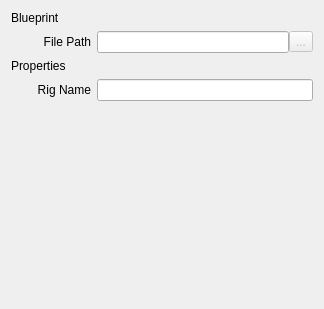
<?xml version="1.0" encoding="UTF-8"?>
<ui version="4.0">
 <class>BlueprintSettings</class>
 <widget class="QWidget" name="BlueprintSettings">
  <property name="geometry">
   <rect>
    <x>0</x>
    <y>0</y>
    <width>324</width>
    <height>309</height>
   </rect>
  </property>
  <property name="windowTitle">
   <string>Blueprint Settings</string>
  </property>
  <layout class="QVBoxLayout" name="verticalLayout">
   <item>
    <widget class="QLabel" name="blueprint_properties_title_2">
     <property name="text">
      <string>Blueprint</string>
     </property>
     <property name="cssClasses" stdset="0">
      <string>section-title</string>
     </property>
    </widget>
   </item>
   <item>
    <layout class="QFormLayout" name="formLayout_2">
     <property name="verticalSpacing">
      <number>2</number>
     </property>
     <item row="0" column="0">
      <widget class="QLabel" name="file_path_label">
       <property name="minimumSize">
        <size>
         <width>80</width>
         <height>0</height>
        </size>
       </property>
       <property name="text">
        <string>File Path</string>
       </property>
       <property name="alignment">
        <set>Qt::AlignRight|Qt::AlignTrailing|Qt::AlignVCenter</set>
       </property>
      </widget>
     </item>
     <item row="0" column="1">
      <layout class="QHBoxLayout" name="file_path_hbox">
       <item>
        <widget class="QLineEdit" name="file_path_edit">
         <property name="readOnly">
          <bool>true</bool>
         </property>
        </widget>
       </item>
       <item>
        <widget class="QToolButton" name="file_path_browse_btn">
         <property name="enabled">
          <bool>false</bool>
         </property>
         <property name="toolTip">
          <string>Custom blueprint file paths are not yet supported.</string>
         </property>
         <property name="text">
          <string>...</string>
         </property>
        </widget>
       </item>
      </layout>
     </item>
    </layout>
   </item>
   <item>
    <widget class="QLabel" name="blueprint_properties_title">
     <property name="text">
      <string>Properties</string>
     </property>
     <property name="cssClasses" stdset="0">
      <string>section-title</string>
     </property>
    </widget>
   </item>
   <item>
    <layout class="QFormLayout" name="formLayout">
     <property name="verticalSpacing">
      <number>2</number>
     </property>
     <item row="0" column="0">
      <widget class="QLabel" name="rig_name_label">
       <property name="minimumSize">
        <size>
         <width>80</width>
         <height>0</height>
        </size>
       </property>
       <property name="text">
        <string>Rig Name</string>
       </property>
       <property name="alignment">
        <set>Qt::AlignRight|Qt::AlignTrailing|Qt::AlignVCenter</set>
       </property>
      </widget>
     </item>
     <item row="0" column="1">
      <widget class="QLineEdit" name="rig_name_edit"/>
     </item>
    </layout>
   </item>
   <item>
    <spacer name="verticalSpacer">
     <property name="orientation">
      <enum>Qt::Vertical</enum>
     </property>
     <property name="sizeHint" stdset="0">
      <size>
       <width>20</width>
       <height>40</height>
      </size>
     </property>
    </spacer>
   </item>
  </layout>
 </widget>
 <resources/>
 <connections/>
</ui>
